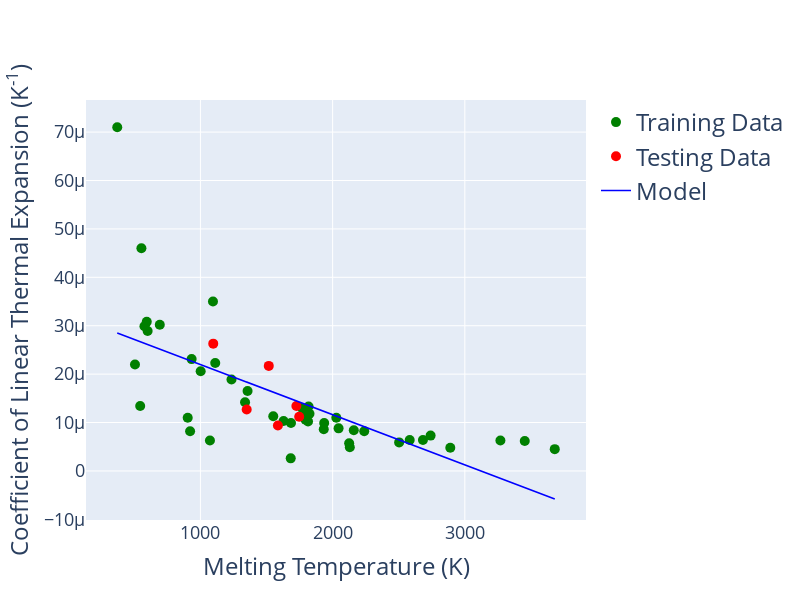

The cell this chart's notebook holds for it:
### Code cell
predictions = regression(melt_train, melt_test, coefTE_train, coefTE_test)

plot(melt_train, melt_test, coefTE_train, coefTE_test, "Melting Temperature (K)", "Coefficient of Linear Thermal Expansion (K<sup>-1</sup>)", predictions)

### Figure 1 — Plotly figure (JSON) as saved in the notebook; plotly's stock layout.template omitted (floating-point values rounded to 4 significant figures)
{"data": [{"marker": {"color": "green", "size": 10}, "mode": "markers", "name": "Training Data", "type": "scatter", "x": [1814, 2028, 2239, 3269, 1768, 1112, 1802, 1551, 1338.0, 1795, 1072, 544.5, 2160, 2890, 2045, 1825, 933.5, 505.1, 1683, 2683, 576.6, 1002, 600.6, 1357.0, 2503, 1936, 1235.0, 2130, 371.0, 922, 692.7, 1629, 594.1, 2583, 1685, 2125, 1095, 2741, 3453, 903.9, 1808, 553.7, 1933, 1818, 3680], "y": [1.02e-05, 1.1e-05, 8.2e-06, 6.3e-06, 1.3e-05, 2.23e-05, 1.22e-05, 1.13e-05, 1.42e-05, 1.06e-05, 6.3e-06, 1.34e-05, 8.4e-06, 4.8e-06, 8.8e-06, 1.18e-05, 2.31e-05, 2.2e-05, 2.6e-06, 6.4e-06, 2.99e-05, 2.06e-05, 2.89e-05, 1.65e-05, 5.9e-06, 9.9e-06, 1.89e-05, 4.9e-06, 7.1e-05, 8.2e-06, 3.02e-05, 1.03e-05, 3.08e-05, 6.4e-06, 9.9e-06, 5.7e-06, 3.5e-05, 7.3e-06, 6.2e-06, 1.1e-05, 1.18e-05, 4.6e-05, 8.6e-06, 1.33e-05, 4.5e-06]}, {"marker": {"color": "red", "size": 10}, "mode": "markers", "name": "Testing Data", "type": "scatter", "x": [1747, 1726, 1517, 1586, 1097, 1350], "y": [1.12e-05, 1.34e-05, 2.17e-05, 9.4e-06, 2.63e-05, 1.27e-05]}, {"line": {"color": "blue", "width": 1.5}, "mode": "lines", "name": "Model", "type": "scatter", "x": [1814, 2028, 2239, 3269, 1768, 1112, 1802, 1551, 1338.0, 1795, 1072, 544.5, 2160, 2890, 2045, 1825, 933.5, 505.1, 1683, 2683, 576.6, 1002, 600.6, 1357.0, 2503, 1936, 1235.0, 2130, 371.0, 922, 692.7, 1629, 594.1, 2583, 1685, 2125, 1095, 2741, 3453, 903.9, 1808, 553.7, 1933, 1818, 3680, 1747, 1726, 1517, 1586, 1097, 1350], "y": [1.355e-05, 1.133e-05, 9.143e-06, -1.535e-06, 1.403e-05, 2.083e-05, 1.367e-05, 1.628e-05, 1.849e-05, 1.375e-05, 2.124e-05, 2.671e-05, 9.962e-06, 2.394e-06, 1.115e-05, 1.343e-05, 2.268e-05, 2.712e-05, 1.491e-05, 4.54e-06, 2.638e-05, 2.197e-05, 2.613e-05, 1.829e-05, 6.406e-06, 1.228e-05, 1.955e-05, 1.027e-05, 2.851e-05, 2.28e-05, 2.517e-05, 1.547e-05, 2.62e-05, 5.577e-06, 1.489e-05, 1.032e-05, 2.1e-05, 3.939e-06, -3.443e-06, 2.298e-05, 1.361e-05, 2.661e-05, 1.232e-05, 1.351e-05, -5.796e-06, 1.424e-05, 1.446e-05, 1.663e-05, 1.591e-05, 2.098e-05, 1.836e-05]}], "layout": {"height": 600, "hovermode": "closest", "legend": {"font": {"size": 24}}, "showlegend": true, "width": 800, "xaxis": {"gridwidth": 1, "tickfont": {"size": 18}, "title": {"font": {"size": 24}, "text": "Melting Temperature (K)"}, "zeroline": false}, "yaxis": {"gridwidth": 1, "tickfont": {"size": 18}, "title": {"font": {"size": 24}, "text": "Coefficient of Linear Thermal Expansion (K<sup>-1</sup>)"}, "zeroline": false}}}
